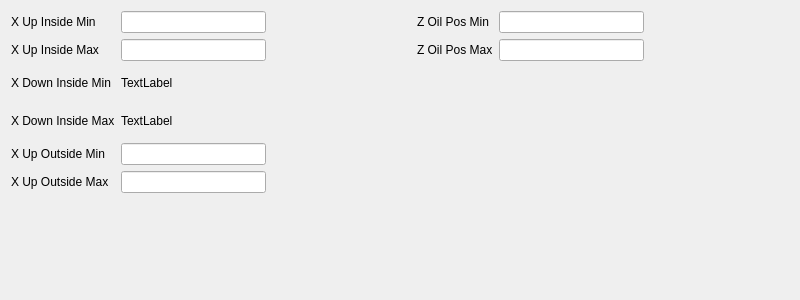
<?xml version="1.0" encoding="UTF-8"?>
<ui version="4.0">
 <class>ICMachineFigure</class>
 <widget class="QWidget" name="ICMachineFigure">
  <property name="geometry">
   <rect>
    <x>0</x>
    <y>0</y>
    <width>800</width>
    <height>300</height>
   </rect>
  </property>
  <property name="windowTitle">
   <string>Form</string>
  </property>
  <property name="styleSheet">
   <string notr="true">QMessageBox QAbstractButton
{
    min-width: 90px;
	min-height:30px;
}
</string>
  </property>
  <layout class="QGridLayout" name="gridLayout">
   <item row="1" column="1">
    <widget class="ICLineEditWithVirtualNumericKeypad" name="xsec4">
     <property name="minimumSize">
      <size>
       <width>80</width>
       <height>0</height>
      </size>
     </property>
    </widget>
   </item>
   <item row="1" column="3">
    <widget class="QLabel" name="label_8">
     <property name="text">
      <string>Z Oil Pos Max</string>
     </property>
    </widget>
   </item>
   <item row="1" column="4">
    <widget class="ICLineEditWithVirtualNumericKeypad" name="zsec2">
     <property name="minimumSize">
      <size>
       <width>80</width>
       <height>0</height>
      </size>
     </property>
    </widget>
   </item>
   <item row="1" column="0">
    <widget class="QLabel" name="label">
     <property name="text">
      <string>X Up Inside Max</string>
     </property>
    </widget>
   </item>
   <item row="0" column="1">
    <widget class="ICLineEditWithVirtualNumericKeypad" name="xsec3">
     <property name="minimumSize">
      <size>
       <width>80</width>
       <height>0</height>
      </size>
     </property>
    </widget>
   </item>
   <item row="4" column="1">
    <widget class="ICLineEditWithVirtualNumericKeypad" name="xsec1">
     <property name="minimumSize">
      <size>
       <width>80</width>
       <height>0</height>
      </size>
     </property>
    </widget>
   </item>
   <item row="6" column="0">
    <widget class="QLabel" name="label_6">
     <property name="text">
      <string>X Up Outside Max</string>
     </property>
    </widget>
   </item>
   <item row="6" column="1">
    <widget class="ICLineEditWithVirtualNumericKeypad" name="xsec2">
     <property name="minimumSize">
      <size>
       <width>80</width>
       <height>0</height>
      </size>
     </property>
    </widget>
   </item>
   <item row="3" column="0">
    <widget class="QLabel" name="label_4">
     <property name="text">
      <string>X Down Inside Max</string>
     </property>
    </widget>
   </item>
   <item row="2" column="1">
    <widget class="QLabel" name="xmin">
     <property name="minimumSize">
      <size>
       <width>80</width>
       <height>32</height>
      </size>
     </property>
     <property name="text">
      <string>TextLabel</string>
     </property>
    </widget>
   </item>
   <item row="0" column="5">
    <spacer name="horizontalSpacer">
     <property name="orientation">
      <enum>Qt::Horizontal</enum>
     </property>
     <property name="sizeHint" stdset="0">
      <size>
       <width>40</width>
       <height>20</height>
      </size>
     </property>
    </spacer>
   </item>
   <item row="2" column="0">
    <widget class="QLabel" name="label_3">
     <property name="text">
      <string>X Down Inside Min</string>
     </property>
    </widget>
   </item>
   <item row="4" column="0">
    <widget class="QLabel" name="label_5">
     <property name="text">
      <string>X Up Outside Min</string>
     </property>
    </widget>
   </item>
   <item row="3" column="1">
    <widget class="QLabel" name="xmax">
     <property name="minimumSize">
      <size>
       <width>80</width>
       <height>32</height>
      </size>
     </property>
     <property name="text">
      <string>TextLabel</string>
     </property>
    </widget>
   </item>
   <item row="7" column="1">
    <spacer name="verticalSpacer">
     <property name="orientation">
      <enum>Qt::Vertical</enum>
     </property>
     <property name="sizeHint" stdset="0">
      <size>
       <width>20</width>
       <height>40</height>
      </size>
     </property>
    </spacer>
   </item>
   <item row="0" column="0">
    <widget class="QLabel" name="label_2">
     <property name="text">
      <string>X Up Inside Min</string>
     </property>
    </widget>
   </item>
   <item row="0" column="3">
    <widget class="QLabel" name="label_7">
     <property name="text">
      <string>Z Oil Pos Min</string>
     </property>
    </widget>
   </item>
   <item row="0" column="4">
    <widget class="ICLineEditWithVirtualNumericKeypad" name="zsec1">
     <property name="minimumSize">
      <size>
       <width>80</width>
       <height>0</height>
      </size>
     </property>
    </widget>
   </item>
   <item row="0" column="2">
    <spacer name="horizontalSpacer_2">
     <property name="orientation">
      <enum>Qt::Horizontal</enum>
     </property>
     <property name="sizeHint" stdset="0">
      <size>
       <width>40</width>
       <height>20</height>
      </size>
     </property>
    </spacer>
   </item>
  </layout>
 </widget>
 <customwidgets>
  <customwidget>
   <class>ICLineEditWithVirtualNumericKeypad</class>
   <extends>QLineEdit</extends>
   <header>iclineeditwithvirtualnumerickeypad.h</header>
  </customwidget>
 </customwidgets>
 <resources/>
 <connections/>
</ui>
